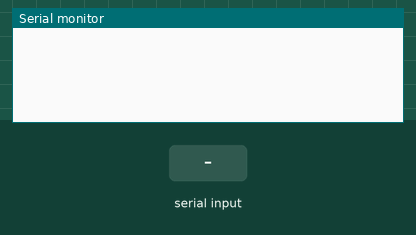
This sketch was run on a simulated ESP32. Shown: the last lines printed to the serial monitor. The test bench sets the inputs (shaded band). Nothing arrives over Bluetooth unless stated.

Above: at 1.2 s.
1.3 s: "L1\n" received over the second serial link
At 2.2 s:
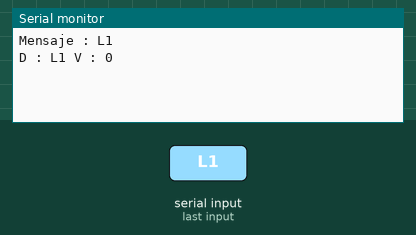
2.8 s: "90/45\n" received over the second serial link
At 3.3 s:
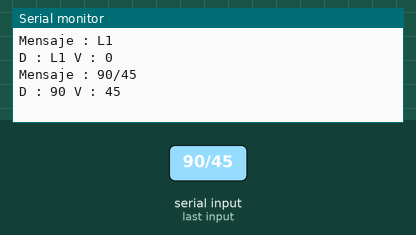
4.3 s: "5\n" received over the second serial link
At 5.7 s:
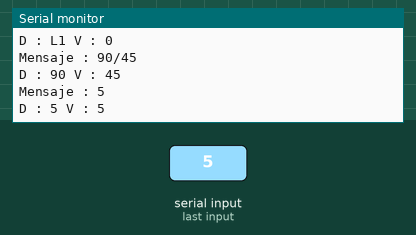

Measured:
- after the input at 1.3 s, the serial monitor: prints a new line at once (image 1)
- after the input at 2.8 s, the serial monitor: prints a new line at once (image 2)
- after the input at 4.3 s, the serial monitor: prints a new line at once (image 3)

The sketch:

PaquetesBT.ino
```cpp
// Creado ChepeCarlos de ALSW
// Tutorial Completo en https://nocheprogramacion.com
// Canal Youtube https://youtube.com/alswnet?sub_confirmation=1

#include "BluetoothSerial.h"

#if !defined(CONFIG_BT_ENABLED) || !defined(CONFIG_BLUEDROID_ENABLED)
#error Bluetooth is not enabled! Please run `make menuconfig` to and enable it
#endif

BluetoothSerial SerialBT;
int Led1 = 5;
int Led2 = 6;
int Nivel1 = 0;
int Nivel2 = 0;

void setup() {
  Serial.begin(9600);
  SerialBT.begin("ESP32test");
//  pinMode(Led1, OUTPUT);
//  pinMode(Led2, OUTPUT);
//  analogWrite(Led1, Nivel1);
//  analogWrite(Led2, Nivel2);
}

void loop() {
  if (SerialBT.available()) {
    DecodificarSerial();
    //    analogWrite(Led1, Nivel1);
    //    analogWrite(Led2, Nivel2);
  }
}

void DecodificarSerial() {
  // L1/100 \n
  // L1 es valor
  // 100 es numero

  String Mensaje = SerialBT.readStringUntil('\n');
  Serial.print("Mensaje : ");
  Serial.println(Mensaje);
  int PosicionPleca = Mensaje.indexOf('/');
  int PosicionSaltoLinea = Mensaje.length();

  String Dato = Mensaje.substring(0, PosicionPleca);
  int Valor = Mensaje.substring(PosicionPleca + 1, PosicionSaltoLinea).toInt();

  if (Dato.equals("L1")) {
    Nivel1 = Valor;
  } else if (Dato.equals("L2")) {
    Nivel2 = Valor;
  }

  Serial.print("D : ");
  Serial.print(Dato);
  Serial.print(" V : ");
  Serial.println(Valor);
}
```
